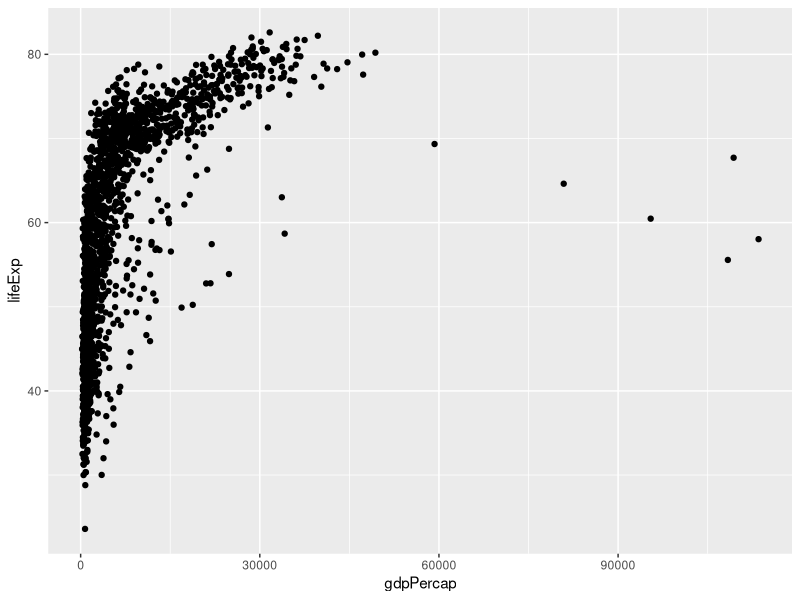
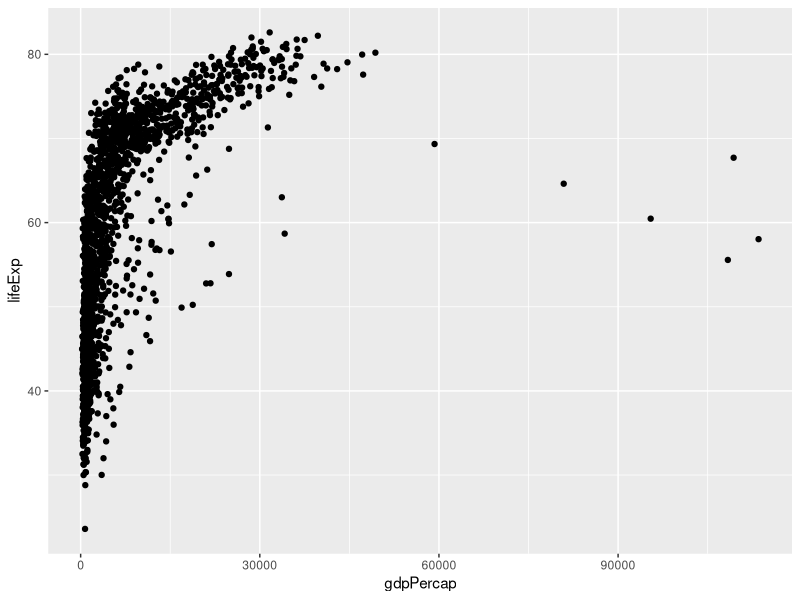
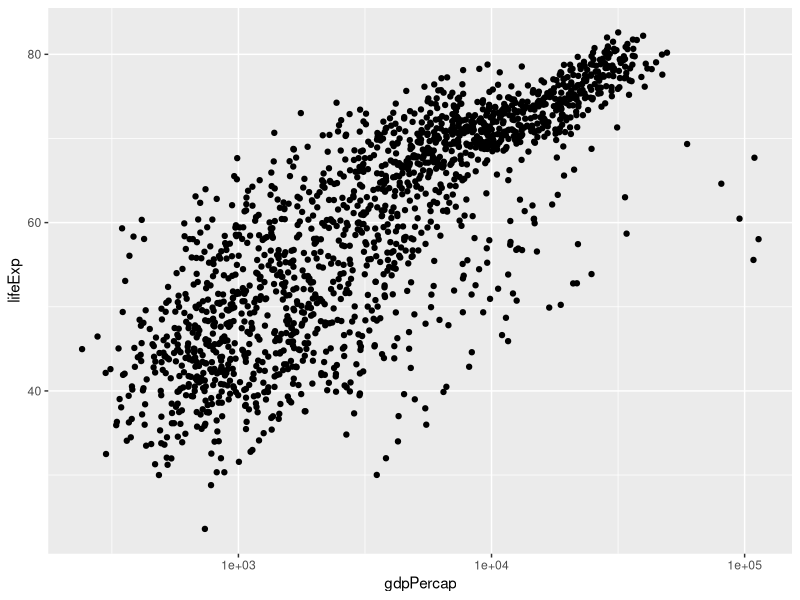
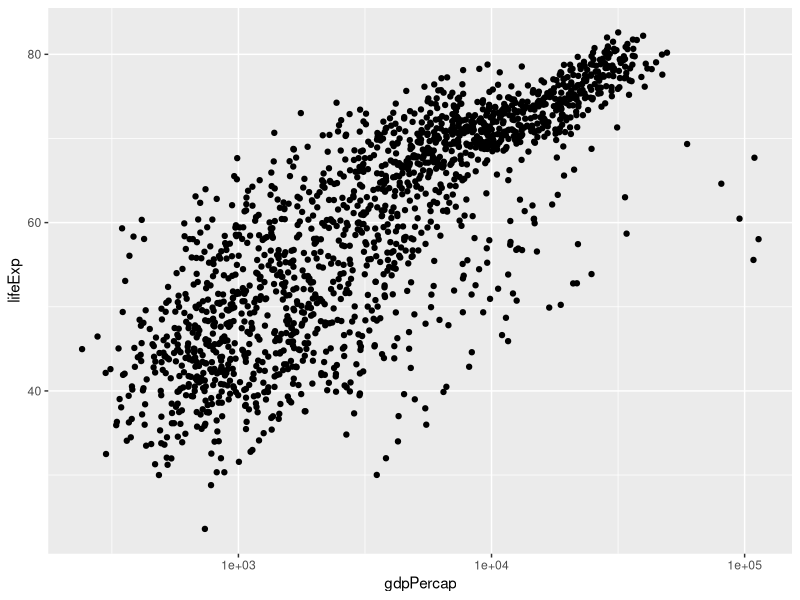

Here is the R script that generated these plots, in order: (Note: this script raises an error after producing the figures.)
#install and load ggplot2
install.packages("ggplot2")
library(ggplot2)

# Load gapminder data
gapminder <- read.csv("gapminder.csv")
head(gapminder)

# scatterplot of lifeExp vs gdpPercap
ggplot(gapminder, 
       aes(x=gdpPercap, y=lifeExp)) + geom_point()
  ## aesthetics = data - 
  ## geometrics = plot display - actual objects in the graph

#Alternatively
p <- ggplot(gapminder, 
            aes(x=gdpPercap, y=lifeExp)) 
p2 <- p + geom_point()    
print(p2)     ##Nothing is plotted until this command is made

##Make x-axis have a log scale
p3 <- p + geom_point() + scale_x_log10()
print(p3)

#alternatively - - -- - - basically you "add" the plot modifiers
ggplot(gapminder, aes(x=gdpPercap, y=lifeExp)) + scale_x_log10() + geom_point()

##Challenge: Mkae scatter plot of LifeExp vs gdpPercap with only data for China
ggplot(filter(gapminder, country == "China"), aes(x=gdpPercap, y=lifeExp)) + scale_x_log10() + geom_point()
 ### OR:
gapminder %>%
  filter(country == "China") %>%
  ggplot(aes(x=gdpPercap, y=lifeExp)) +
  geom_point(size=5)            ####"size" argument chnages marker size
        ##other marker aesthetics: color, alpha

###Try color = continent - identify different continents
p3 <- p2 + aes(color=continent) + scale_x_log10()

###Challenge: try size, shape, color aesthetics for categorical AND numeric variables
p4 <- p2 + aes(shape=continent, color=continent) + geom_point(size=3) + scale_x_log10()
p4
#### Chek out "cut" function ?cut 

##Back to China example
gm_china <- gapminder %>%
  filter(country == 'China')

p5 <- ggplot(gm_china, 
  aes(x=gdpPercap, y=lifeExp)) +
  geom_point(color="lightblue",size=5)  +
  geom_line(color="violetred")
p5

#points colored by year 
ggplot(gm_china, 
       aes(x=gdpPercap, y=lifeExp)) +
  geom_line() + 
  geom_point(aes(color=year))

gm_chinaindia <- gapminder %>%
  filter(country %in% c("China", "India"))

## Challenge plot lifeExp vs gdpPercap for CHina and India 
## with lines in black but points colored by country
ggplot(gm_chinaindia,
       aes(x=gdpPercap, y=lifeExp)) + 
  geom_line(aes(group=country)) +      ### Use "group" to seperate the two countries' lines
  geom_point(aes(color=country))

##Histogram###

gapminder %>%
  filter(year==2007) %>%
  ggplot(aes(x=lifeExp)) + 
  geom_histogram(binwidth=2.5, fill="lightblue", color="black")
    ###So bin width is 2.5 years

####Box plot###
gapminder %>%
  filter(year==2007) %>%
  ggplot(aes(y=lifeExp, x=continent)) +   ###try switching x and y
  geom_boxplot(binwidth=2.5, fill="lightblue", color="black")

## Scatter ## - shows more data
gapminder %>%
  filter(year==2007) %>%
  ggplot(aes(y=lifeExp, x=continent)) + 
  geom_point(position=position_jitter(width=0.1, height=0)) +
  geom_boxplot(fill="lightblue", color="black", alpha=0.5)

## Faceting
#facet grid
ggplot(gapminder,
       aes(x=gdpPercap, y=lifeExp)) + 
  geom_point() + scale_x_log10() + 
  facet_grid(continent ~ year)

#facet wrap
ggplot(gapminder,
       aes(x=gdpPercap, y=lifeExp, color=continent)) + 
  geom_point() + scale_x_log10() + 
  facet_wrap(~ year)

##Challenge: select five countries, plot lifeExp vs gdpPercap across time, faceting by country 
gm_5countries <- gapminder %>%
  filter(country %in% c("China", "Nigeria", "Japan", "France", "United States"))
p6 <- ggplot(gm_5countries,
       aes(x=gdpPercap, y=lifeExp)) + 
  geom_line() + scale_x_log10() + 
  facet_wrap(~ country)

p_five <- gapminder %>%
  filter(country %in% c("China", "India", "Somalia", "France") )  %>%
  ggplot(aes(x=gdpPercap, y=lifeExp, group = country)) +
  geom_line(color = "black") +
  geom_point( aes(color = country)) +
  facet_wrap(~ country) +
  scale_color_discrete(guide = "none")
p_five

#change some themes - need to install that package
#install.packages("ggthemes)
library(ggthemes)
p6 + theme_wsj

getwd()
ggsave("/Users/drew/Desktop/swc-wsu/5_countries.pdf", p6, width=7, height=7)
